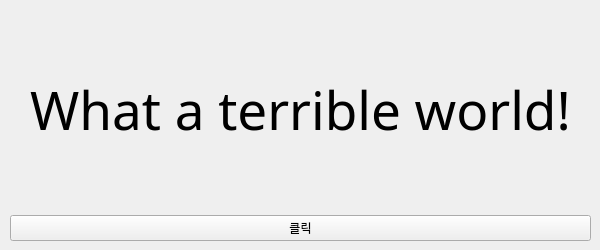
<?xml version="1.0" encoding="UTF-8"?>
<ui version="4.0">
 <class>App</class>
 <widget class="QWidget" name="App">
  <property name="geometry">
   <rect>
    <x>0</x>
    <y>0</y>
    <width>600</width>
    <height>250</height>
   </rect>
  </property>
  <property name="maximumSize">
   <size>
    <width>600</width>
    <height>250</height>
   </size>
  </property>
  <property name="font">
   <font>
    <family>맑은 고딕</family>
   </font>
  </property>
  <property name="windowTitle">
   <string>4번째 QT앱</string>
  </property>
  <property name="windowOpacity">
   <double>1.000000000000000</double>
  </property>
  <widget class="QWidget" name="verticalLayoutWidget">
   <property name="geometry">
    <rect>
     <x>10</x>
     <y>10</y>
     <width>581</width>
     <height>231</height>
    </rect>
   </property>
   <layout class="QVBoxLayout" name="verticalLayout">
    <item>
     <widget class="QLabel" name="label">
      <property name="font">
       <font>
        <family>Bauhaus 93</family>
        <pointsize>40</pointsize>
       </font>
      </property>
      <property name="styleSheet">
       <string notr="true">color:'red';
background-color:'black';</string>
      </property>
      <property name="text">
       <string>What a terrible world!</string>
      </property>
      <property name="alignment">
       <set>Qt::AlignCenter</set>
      </property>
     </widget>
    </item>
    <item>
     <widget class="QPushButton" name="btnMsg">
      <property name="text">
       <string>클릭</string>
      </property>
     </widget>
    </item>
   </layout>
  </widget>
 </widget>
 <resources/>
 <connections/>
</ui>
